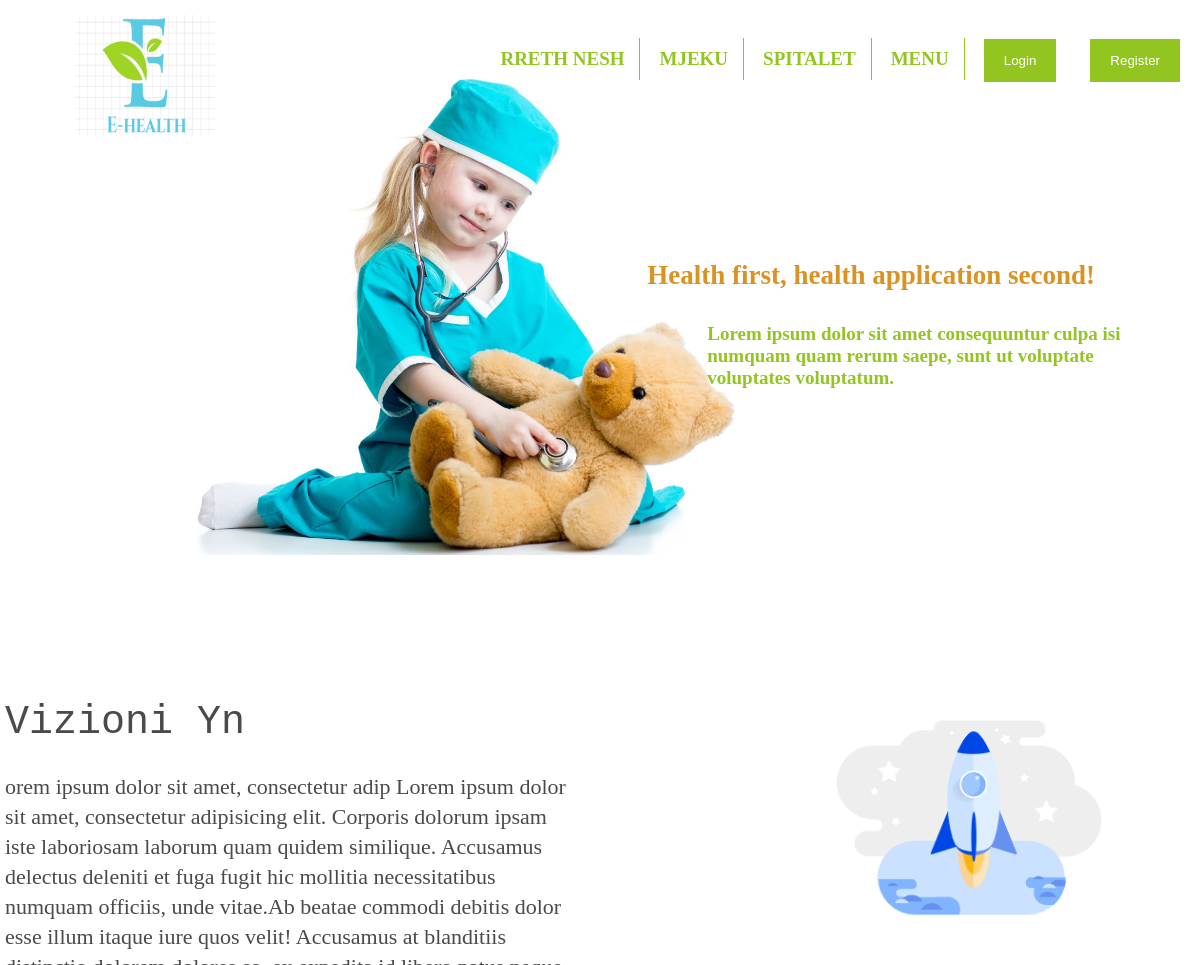
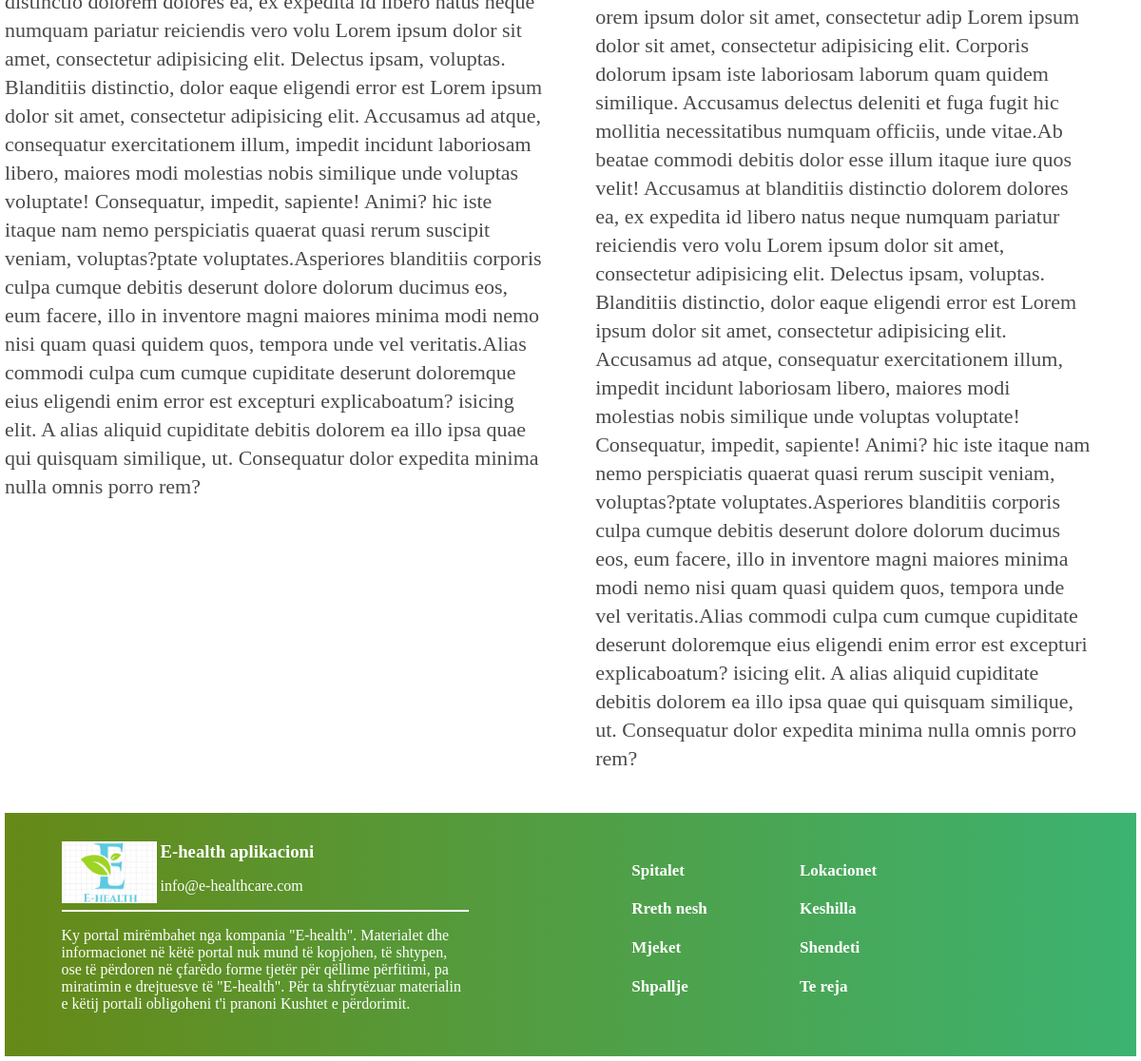
The app's page /php/vizioniYne.php with its own data (2 pictures, top to bottom).
### tables this page shows
CREATE TABLE IF NOT EXISTS `vizioniyn` (
  `id` int(11) NOT NULL AUTO_INCREMENT,
  `title` varchar(128) NOT NULL,
  `text` varchar(10000) NOT NULL,
  `photo` varchar(128) NOT NULL,
  PRIMARY KEY (`id`)
);

### php/vizioniYne.php (the view, shortened to what this page needs)
<?php
require('C:\\wamp64\\www\\web-project\\php\\config.php');
$qb = "select * from vizioniYn";
$vizionet = mysqli_query($connection, $qb) or die("Error description: " . mysqli_error($connection));
?>
<!doctype html>
<html lang="en">
<head>
    <link rel="stylesheet" href="../css/style.css">
    <link rel="stylesheet" href="../css/services.css">
</head>
<body>
<div class="wrapper">
<div class="wrapper-1">
<?php include('../include/header.php');?>
    <div class="description">
        <h3>Health first, health application second!</h3>
        <h5>Lorem ipsum dolor sit amet consequuntur culpa isi numquam quam rerum saepe, sunt ut voluptate voluptates voluptatum.</h5>
    </div>
</div>
<main>
<?php foreach($vizionet as $vizioni): ?>
    <div class="box">
        <h1><?php echo $vizioni['title']; ?></h1>
        <p><?php echo $vizioni['text']; ?></p>
    </div>
    <div class="box">
        <img src=<?php echo '../img/vizioniYn/'.$vizioni['id'].'.'.$vizioni['photo'];?> alt="Vision-logo">
        <p style="margin-left: 50px"><?php echo $vizioni['text']; ?></p>
    </div>
<?php endforeach; ?>
</main>
<?php include('../include/footer.php');?>
</div>
</body>
</html>

### css/style.css (style rules this page uses)
body { margin:5px; padding: 0; }
.wrapper { max-width:1200px; margin: 0px auto; }
.wrapper-1 { background: url("../img/child.jpg") no-repeat; background-size: contain; height: 550px; }
#top-header h2, p { display: inline-block; font-family: 'sans-serif'; }
.wrapper-1 h3 { font-size: 27px; margin-right: 100px; margin-top: 105px; margin-bottom: 0px; padding: 0px; }
.wrapper-1 h5 { width: 450px; margin-left:60px; font-size: 19px; font-family: "Segoe Print"; color: #93c520; }
.description { display: inline-block; float: right; font-family: "Segoe Print"; color: #da9223; }
main { margin-top: 20px; margin-bottom: 20px; }

### css/services.css (style rules this page uses)
main h1 { font-size: 40px; line-height: 1px; font-family: monospace; color: #4a4a4a; font-weight: 300; }
main p { font-size: 22px; color: #4a4a4a; font-weight: 300; line-height: 30px; }
main { margin-top: 100px; display: flex; flex-wrap: wrap; }
.box { width: 48%; margin-top: 40px; }
.box img { width: 60%; float: right; }

### records on screen
vizioniyn: title "Vizioni Yn", text "orem ipsum dolor sit amet, consectetur adip Lorem ipsum dolor sit amet, consectetur adipisicing elit. Corporis dolorum ipsam iste laboriosam laborum quam quidem similique. Accusamus delectus deleniti et fuga fugit hic mollitia necessitatibus numquam officiis, unde vitae. Ab beatae commodi debitis dolor esse illum itaque iure quos velit! Accusamus at blanditiis distinctio dolorem dolores ea, ex expedita id libero natus neque numquam pariatur reiciendis vero volu Lorem ipsum dolor sit amet, consectetur adipisicing elit. Delectus ipsam, voluptas. Blanditiis distinctio, dolor eaque eligendi error est Lorem ipsum dolor sit amet, consectetur adipisicing elit. Accusamus ad atque, consequatur…"
